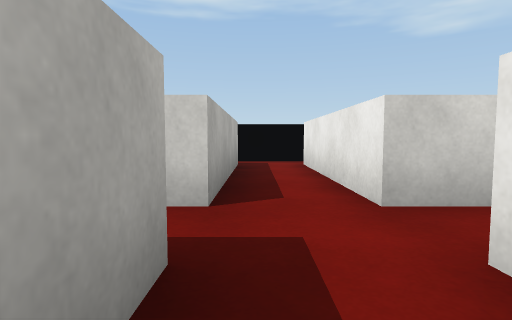
View 1 (above)

15 first-person views from a walk through a scene from a Unity 3-D project. The camera is 0.54 m above the floor, tilts 4° down and sees 80° across. The floor is counted in squares, 1 m on a side. Each view is taken from the middle of a square. On the plan, view 1 faces up. The plan holds only what a view shows up to about 9 squares ahead; the rest is blank. The place goes on beyond the plan. Surface patterns are stand-ins for the level's own textures.

View 2
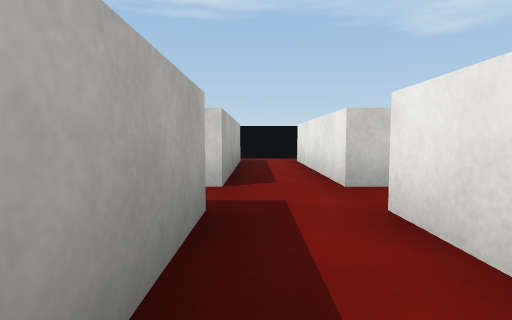

View 3
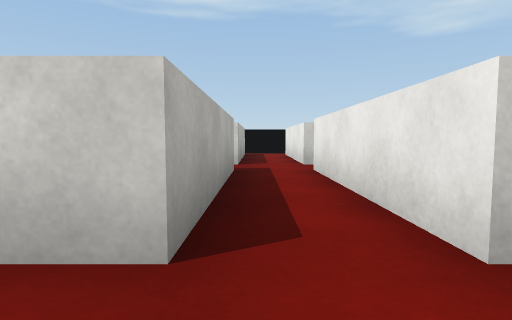

View 4
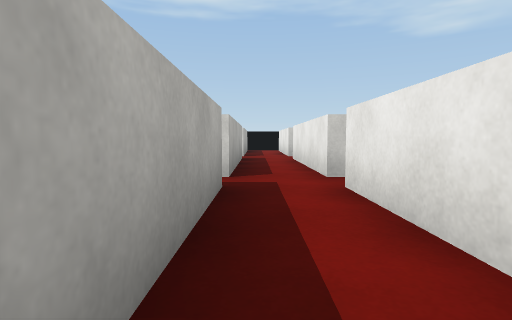

View 5
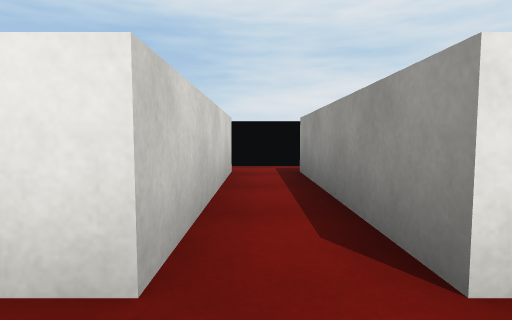

View 6
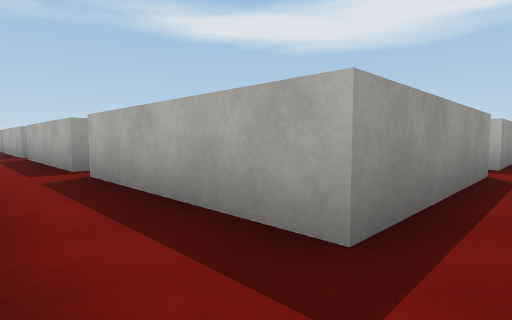

View 7
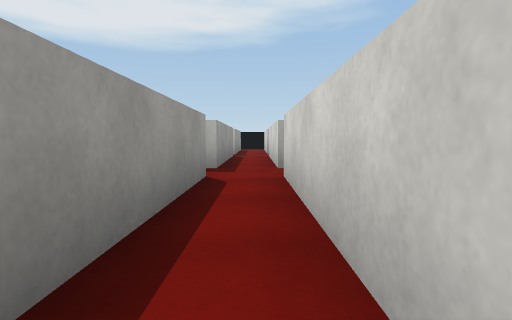

View 8
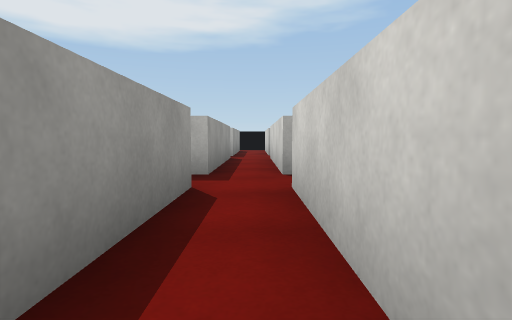

View 9
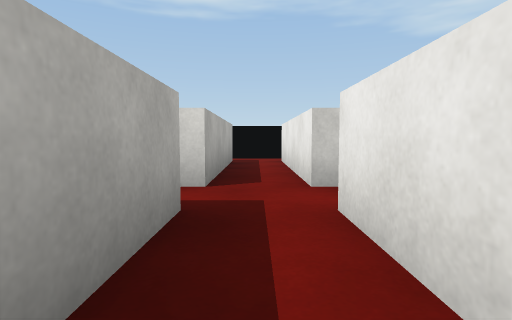

View 10
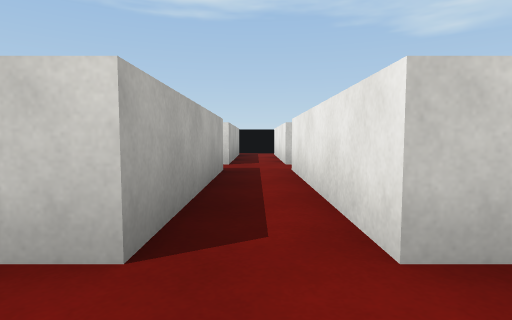

View 11
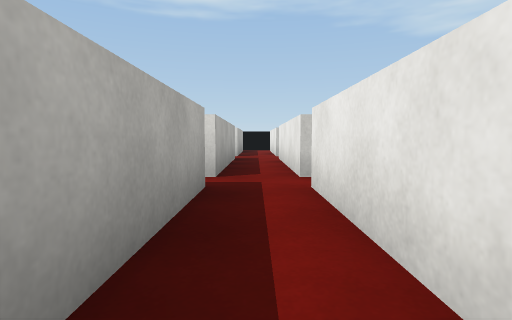

View 12
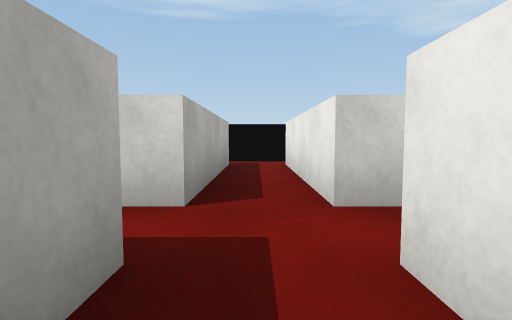

View 13
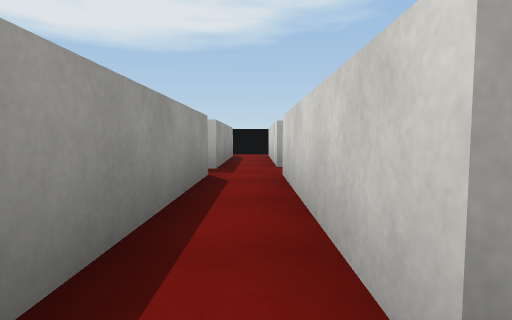

View 14
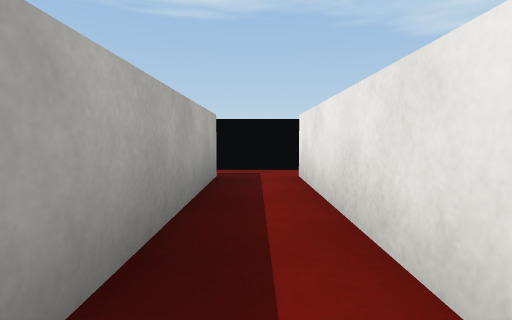

View 15
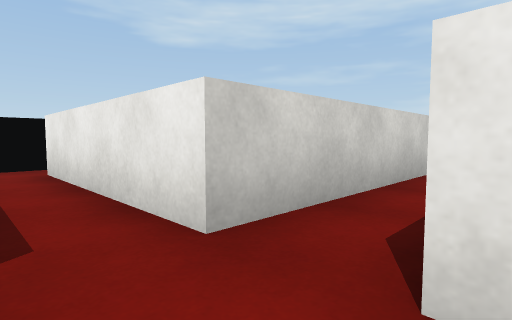

### Floor plan
Points are (right, up) in squares from view 1. A wall is a line through its corners. A room is listed if a view was taken in it or the views show most of it. See-through windows are left out.
Room 1 (views 1, 2, 3, 4, 5, 6, 7, 8, 15)
walls: (1, -2.8) (1, 1.3) (5, 1.3); (-0.4, -3.5) (-0.4, -7.6); (-4.4, 1.3) (-0.4, 1.3) (-0.4, -2.7); (5.1, 2.4) (1, 2.4) (1, 6.5); (1, -5.9) (1, -3.5); (6, 1.1) (6, 2.5); (-0.4, 6.4) (-0.4, 2.4) (-4.4, 2.4); (1.2, 7.3) (-0.5, 7.3)
ways out: opening at (-4, 2) to room 2; opening at (0, -7)
Room 2 (views 9, 10, 11, 12, 13, 14)
walls: (-4.4, 2.4) (-4.4, 6.5); (-4.4, -2.7) (-4.4, 1.3); (-5.6, -3.5) (-5.6, -6.4); (-9.6, 1.3) (-5.6, 1.3) (-5.6, -2.7); (-4.4, -6.4) (-4.4, -3.5); (-5.6, 6.5) (-5.6, 2.4) (-9.6, 2.4); (-4.2, 7.3) (-5.8, 7.3)
ways out: opening at (-4, 2) to room 1; opening at (-9, 2); opening at (-5, -7)

Positions as (right, up) in squares from view 1, and headings:
1: (0, 0), facing up
2: (0, -1), facing up
3: (0, -4), facing up
4: (0, -7), facing up
5: (0, 2), facing right
6: (1, 2), facing down-left
7: (0, 2), facing left
8: (-1, 2), facing left
9: (-5, -1), facing up
10: (-5, -4), facing up
11: (-5, -7), facing up
12: (-5, 0), facing up
13: (-5, 2), facing left
14: (-5, 2), facing up
15: (0, 1), facing up-right
